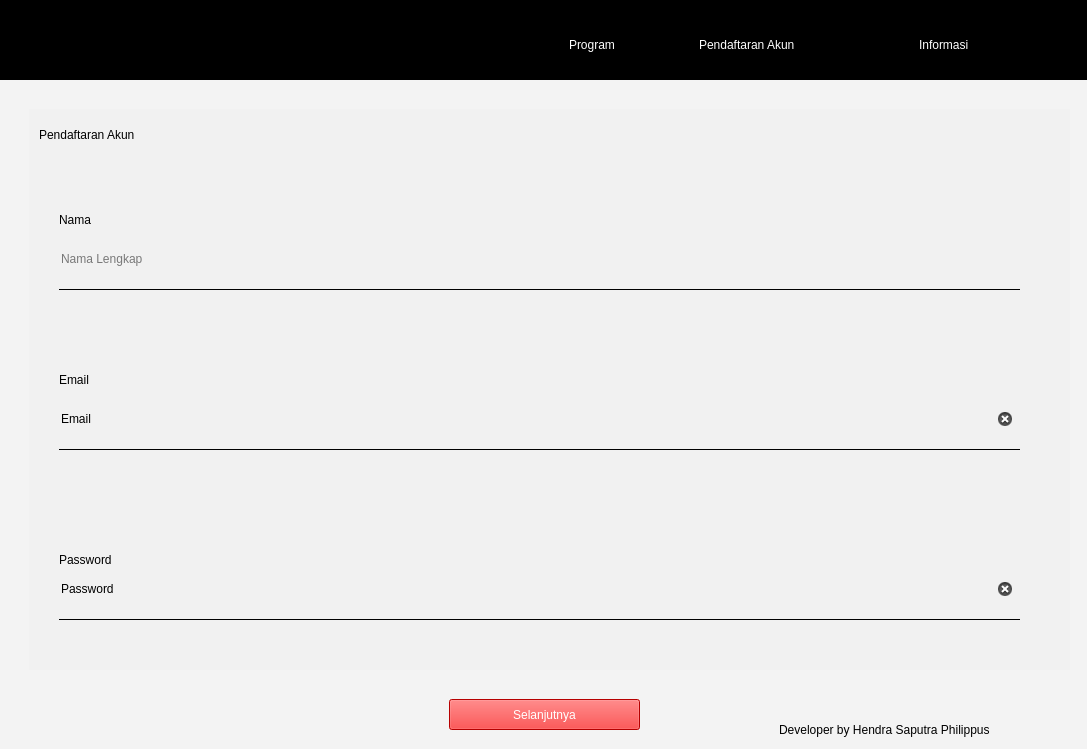
<?xml version="1.0" encoding="UTF-8"?>
<ui version="4.0">
 <class>Form</class>
 <widget class="QWidget" name="Form">
  <property name="geometry">
   <rect>
    <x>0</x>
    <y>0</y>
    <width>1087</width>
    <height>749</height>
   </rect>
  </property>
  <property name="windowTitle">
   <string>Form</string>
  </property>
  <widget class="QWidget" name="widget" native="true">
   <property name="geometry">
    <rect>
     <x>-1</x>
     <y>-1</y>
     <width>1101</width>
     <height>751</height>
    </rect>
   </property>
   <property name="styleSheet">
    <string notr="true">
background-color: rgb(243, 243, 243);</string>
   </property>
   <widget class="QWidget" name="widget_2" native="true">
    <property name="geometry">
     <rect>
      <x>0</x>
      <y>0</y>
      <width>1091</width>
      <height>81</height>
     </rect>
    </property>
    <property name="styleSheet">
     <string notr="true">background-color: rgb(0, 0, 0);</string>
    </property>
    <widget class="QLabel" name="label_5">
     <property name="geometry">
      <rect>
       <x>700</x>
       <y>30</y>
       <width>191</width>
       <height>31</height>
      </rect>
     </property>
     <property name="styleSheet">
      <string notr="true">color:rgb(255, 255, 255);
font: 75 14pt &quot;MS Shell Dlg 2&quot;;</string>
     </property>
     <property name="text">
      <string>Pendaftaran Akun</string>
     </property>
    </widget>
    <widget class="QLabel" name="label_6">
     <property name="geometry">
      <rect>
       <x>920</x>
       <y>30</y>
       <width>111</width>
       <height>31</height>
      </rect>
     </property>
     <property name="styleSheet">
      <string notr="true">color:rgb(255, 255, 255);
font: 75 14pt &quot;MS Shell Dlg 2&quot;;</string>
     </property>
     <property name="text">
      <string>Informasi</string>
     </property>
    </widget>
    <widget class="QLabel" name="label_7">
     <property name="geometry">
      <rect>
       <x>570</x>
       <y>30</y>
       <width>91</width>
       <height>31</height>
      </rect>
     </property>
     <property name="styleSheet">
      <string notr="true">color:rgb(255, 255, 255);
font: 75 14pt &quot;MS Shell Dlg 2&quot;;</string>
     </property>
     <property name="text">
      <string>Program</string>
     </property>
    </widget>
    <widget class="QLabel" name="label_8">
     <property name="geometry">
      <rect>
       <x>10</x>
       <y>17</y>
       <width>91</width>
       <height>41</height>
      </rect>
     </property>
     <property name="styleSheet">
      <string notr="true">image: url(:/newPrefix/Downloads/KM.png);</string>
     </property>
     <property name="text">
      <string/>
     </property>
    </widget>
    <widget class="QLabel" name="label_10">
     <property name="geometry">
      <rect>
       <x>0</x>
       <y>10</y>
       <width>191</width>
       <height>61</height>
      </rect>
     </property>
     <property name="styleSheet">
      <string notr="true">image: url(:/img/1-removebg-preview.png);</string>
     </property>
     <property name="text">
      <string/>
     </property>
    </widget>
   </widget>
   <widget class="QWidget" name="widget_3" native="true">
    <property name="geometry">
     <rect>
      <x>30</x>
      <y>110</y>
      <width>1041</width>
      <height>561</height>
     </rect>
    </property>
    <property name="styleSheet">
     <string notr="true">background-color: rgb(241, 241, 241);</string>
    </property>
    <widget class="QLabel" name="label">
     <property name="geometry">
      <rect>
       <x>10</x>
       <y>10</y>
       <width>271</width>
       <height>31</height>
      </rect>
     </property>
     <property name="styleSheet">
      <string notr="true">font: 75 20pt &quot;MS Shell Dlg 2&quot;;</string>
     </property>
     <property name="text">
      <string>Pendaftaran Akun</string>
     </property>
    </widget>
    <widget class="QLabel" name="label_2">
     <property name="geometry">
      <rect>
       <x>30</x>
       <y>100</y>
       <width>51</width>
       <height>21</height>
      </rect>
     </property>
     <property name="styleSheet">
      <string notr="true">font: 10pt &quot;MS Shell Dlg 2&quot;;</string>
     </property>
     <property name="text">
      <string>Nama</string>
     </property>
    </widget>
    <widget class="QLineEdit" name="jjj">
     <property name="geometry">
      <rect>
       <x>30</x>
       <y>120</y>
       <width>961</width>
       <height>61</height>
      </rect>
     </property>
     <property name="accessibleName">
      <string/>
     </property>
     <property name="accessibleDescription">
      <string>jj</string>
     </property>
     <property name="styleSheet">
      <string notr="true">border:none;
border-bottom: 1px solid;</string>
     </property>
     <property name="inputMask">
      <string/>
     </property>
     <property name="text">
      <string/>
     </property>
     <property name="placeholderText">
      <string>Nama Lengkap</string>
     </property>
     <property name="cursorMoveStyle">
      <enum>Qt::VisualMoveStyle</enum>
     </property>
     <property name="clearButtonEnabled">
      <bool>true</bool>
     </property>
    </widget>
    <widget class="QLineEdit" name="jjj_2">
     <property name="geometry">
      <rect>
       <x>30</x>
       <y>280</y>
       <width>961</width>
       <height>61</height>
      </rect>
     </property>
     <property name="accessibleName">
      <string/>
     </property>
     <property name="accessibleDescription">
      <string>jj</string>
     </property>
     <property name="styleSheet">
      <string notr="true">border:none;
border-bottom: 1px solid;</string>
     </property>
     <property name="inputMask">
      <string/>
     </property>
     <property name="text">
      <string>Email</string>
     </property>
     <property name="placeholderText">
      <string>Nama Lengkap</string>
     </property>
     <property name="cursorMoveStyle">
      <enum>Qt::VisualMoveStyle</enum>
     </property>
     <property name="clearButtonEnabled">
      <bool>true</bool>
     </property>
    </widget>
    <widget class="QLineEdit" name="jjj_3">
     <property name="geometry">
      <rect>
       <x>30</x>
       <y>450</y>
       <width>961</width>
       <height>61</height>
      </rect>
     </property>
     <property name="accessibleName">
      <string/>
     </property>
     <property name="accessibleDescription">
      <string>jj</string>
     </property>
     <property name="styleSheet">
      <string notr="true">border:none;
border-bottom: 1px solid;</string>
     </property>
     <property name="inputMask">
      <string/>
     </property>
     <property name="text">
      <string>Password</string>
     </property>
     <property name="placeholderText">
      <string>Nama Lengkap</string>
     </property>
     <property name="cursorMoveStyle">
      <enum>Qt::VisualMoveStyle</enum>
     </property>
     <property name="clearButtonEnabled">
      <bool>true</bool>
     </property>
    </widget>
    <widget class="QLabel" name="label_3">
     <property name="geometry">
      <rect>
       <x>30</x>
       <y>260</y>
       <width>51</width>
       <height>21</height>
      </rect>
     </property>
     <property name="styleSheet">
      <string notr="true">font: 10pt &quot;MS Shell Dlg 2&quot;;</string>
     </property>
     <property name="text">
      <string>Email</string>
     </property>
    </widget>
    <widget class="QLabel" name="label_4">
     <property name="geometry">
      <rect>
       <x>30</x>
       <y>440</y>
       <width>81</width>
       <height>21</height>
      </rect>
     </property>
     <property name="styleSheet">
      <string notr="true">font: 10pt &quot;MS Shell Dlg 2&quot;;</string>
     </property>
     <property name="text">
      <string>Password</string>
     </property>
    </widget>
   </widget>
   <widget class="QPushButton" name="pushButton">
    <property name="geometry">
     <rect>
      <x>450</x>
      <y>700</y>
      <width>191</width>
      <height>31</height>
     </rect>
    </property>
    <property name="styleSheet">
     <string notr="true">background-color: rgb(255, 0, 0);
font: 75 14pt &quot;MS Shell Dlg 2&quot;;
color: rgb(255, 255, 255);</string>
    </property>
    <property name="text">
     <string>Selanjutnya</string>
    </property>
   </widget>
   <widget class="QLabel" name="label_9">
    <property name="geometry">
     <rect>
      <x>780</x>
      <y>720</y>
      <width>291</width>
      <height>21</height>
     </rect>
    </property>
    <property name="styleSheet">
     <string notr="true">font: 10pt &quot;MS Shell Dlg 2&quot;;</string>
    </property>
    <property name="text">
     <string>Developer by Hendra Saputra Philippus</string>
    </property>
   </widget>
  </widget>
  <widget class="QFrame" name="frame">
   <property name="geometry">
    <rect>
     <x>-11</x>
     <y>-1</y>
     <width>601</width>
     <height>331</height>
    </rect>
   </property>
   <property name="styleSheet">
    <string notr="true">background-color: rgb(3, 3, 3);</string>
   </property>
   <property name="frameShape">
    <enum>QFrame::StyledPanel</enum>
   </property>
   <property name="frameShadow">
    <enum>QFrame::Raised</enum>
   </property>
  </widget>
  <zorder>frame</zorder>
  <zorder>widget</zorder>
 </widget>
 <resources>
  <include location="img.qrc"/>
 </resources>
 <connections/>
</ui>
